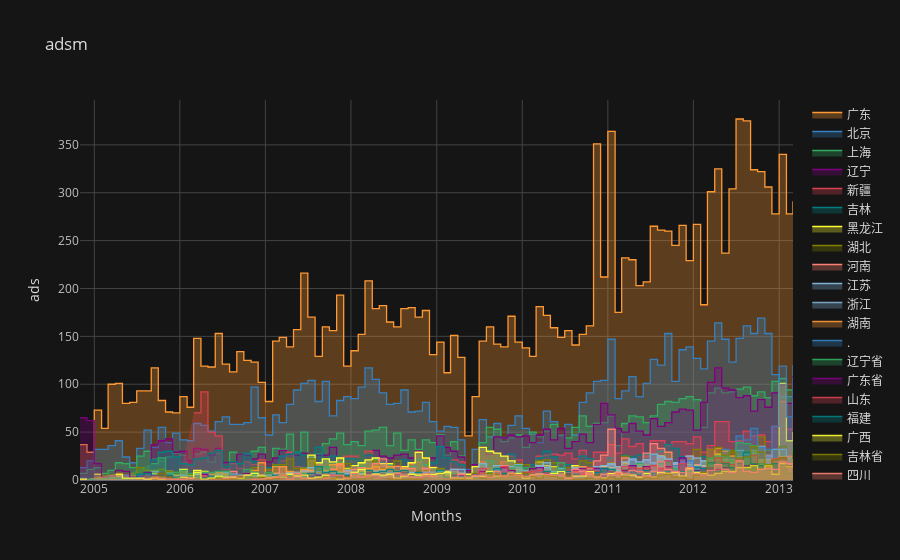

The code cell stored with this chart in its notebook:
### Code cell
adsm = unpack_months('time', sum)
adsm = adsm.iloc[:,:20]
adsm.iplot(
    title='adsm',
    xTitle='Months', yTitle='ads', 
    fill=True, theme='solar', interpolation='hv'
    )
